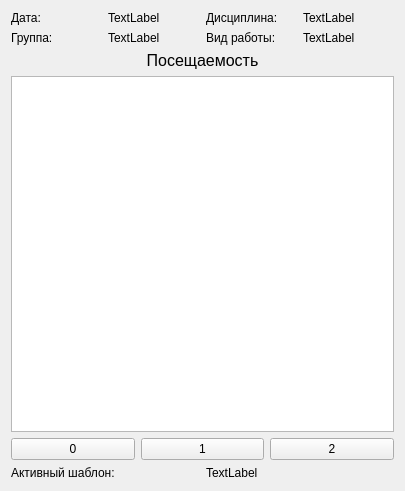
<?xml version="1.0" encoding="UTF-8"?>
<ui version="4.0">
 <class>TableVisit</class>
 <widget class="QWidget" name="TableVisit">
  <property name="geometry">
   <rect>
    <x>0</x>
    <y>0</y>
    <width>405</width>
    <height>491</height>
   </rect>
  </property>
  <property name="windowTitle">
   <string>Form</string>
  </property>
  <layout class="QGridLayout" name="gridLayout_3">
   <item row="0" column="0">
    <layout class="QGridLayout" name="gridLayout_2">
     <item row="1" column="1">
      <widget class="QLabel" name="label_5">
       <property name="text">
        <string>TextLabel</string>
       </property>
      </widget>
     </item>
     <item row="1" column="0">
      <widget class="QLabel" name="label_4">
       <property name="text">
        <string>Группа:</string>
       </property>
      </widget>
     </item>
     <item row="0" column="2">
      <widget class="QLabel" name="label_6">
       <property name="text">
        <string>Дисциплина:</string>
       </property>
      </widget>
     </item>
     <item row="0" column="1">
      <widget class="QLabel" name="label_3">
       <property name="text">
        <string>TextLabel</string>
       </property>
      </widget>
     </item>
     <item row="0" column="0">
      <widget class="QLabel" name="label_2">
       <property name="text">
        <string>Дата:</string>
       </property>
      </widget>
     </item>
     <item row="0" column="3">
      <widget class="QLabel" name="label_7">
       <property name="text">
        <string>TextLabel</string>
       </property>
      </widget>
     </item>
     <item row="1" column="2">
      <widget class="QLabel" name="label_8">
       <property name="text">
        <string>Вид работы:</string>
       </property>
      </widget>
     </item>
     <item row="1" column="3">
      <widget class="QLabel" name="label_9">
       <property name="text">
        <string>TextLabel</string>
       </property>
      </widget>
     </item>
    </layout>
   </item>
   <item row="1" column="0">
    <widget class="QLabel" name="label">
     <property name="font">
      <font>
       <pointsize>12</pointsize>
      </font>
     </property>
     <property name="text">
      <string>Посещаемость</string>
     </property>
     <property name="alignment">
      <set>Qt::AlignCenter</set>
     </property>
    </widget>
   </item>
   <item row="2" column="0">
    <layout class="QVBoxLayout" name="verticalLayout">
     <item>
      <widget class="QTableView" name="tableView"/>
     </item>
    </layout>
   </item>
   <item row="3" column="0">
    <layout class="QGridLayout" name="gridLayout">
     <item row="0" column="1">
      <widget class="QPushButton" name="pushButton">
       <property name="text">
        <string>1</string>
       </property>
      </widget>
     </item>
     <item row="0" column="0">
      <widget class="QPushButton" name="pushButton_2">
       <property name="text">
        <string>0</string>
       </property>
      </widget>
     </item>
     <item row="0" column="2">
      <widget class="QPushButton" name="pushButton_4">
       <property name="text">
        <string>2</string>
       </property>
      </widget>
     </item>
    </layout>
   </item>
   <item row="4" column="0">
    <layout class="QHBoxLayout" name="horizontalLayout">
     <item>
      <widget class="QLabel" name="label_10">
       <property name="text">
        <string>Активный шаблон:</string>
       </property>
      </widget>
     </item>
     <item>
      <widget class="QLabel" name="label_11">
       <property name="text">
        <string>TextLabel</string>
       </property>
      </widget>
     </item>
    </layout>
   </item>
  </layout>
 </widget>
 <resources/>
 <connections/>
</ui>
